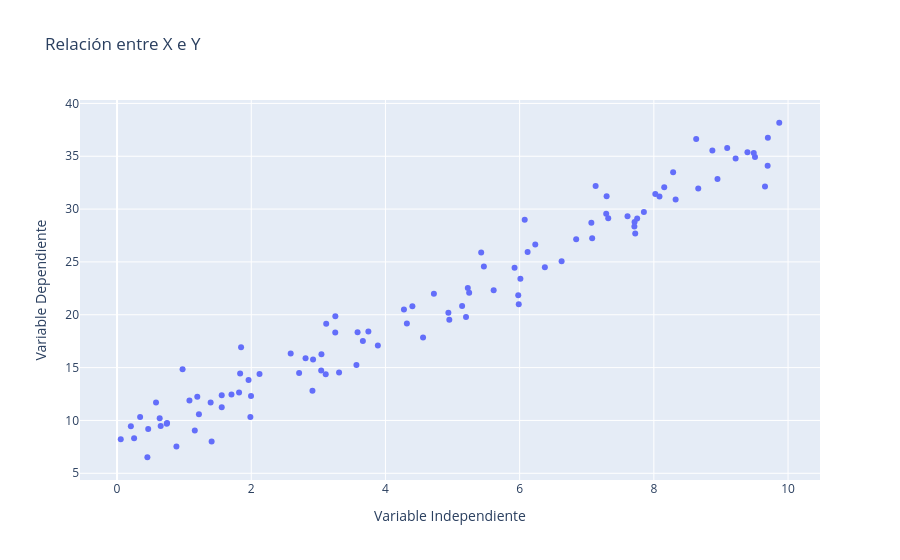

Source (notebook cell):
### Markdown cell above
## ¿Cómo se eligen los coeficientes $\beta_0$ y $\beta_1$?

El método OLS encuentra los valores óptimos de $\beta_0$ (intersección) y $\beta_1$ (pendiente) que **minimizan la suma de los errores al cuadrado** (SSR). Esto se logra derivando la función de pérdida (el SSR) con respecto a cada parámetro y resolviendo el sistema resultante.

### Fórmulas para regresión lineal simple

Dado un conjunto de datos $(x_i, y_i)$, los coeficientes se calculan como:

$$
\beta_1 = \frac{\sum_{i=1}^n (x_i - \bar{x})(y_i - \bar{y})}{\sum_{i=1}^n (x_i - \bar{x})^2}
$$

$$
\beta_0 = \bar{y} - \beta_1 \bar{x}
$$

Donde:
- $\bar{x}$ es la media de los valores de $x$
- $\bar{y}$ es la media de los valores de $y$

### Interpretación

- $\beta_1$ representa el **cambio esperado en $y$ por cada unidad de cambio en $x$**.
- $\beta_0$ representa el **valor esperado de $y$ cuando $x = 0$**.

### 
Ejemplo con datos

Supón que tienes:

| x | y |
|---|---|
| 1 | 2 |
| 2 | 4 |
| 3 | 5 |

Calculamos:

- $\bar{x} = \frac{1 + 2 + 3}{3} = 2$
- $\bar{y} = \frac{2 + 4 + 5}{3} = 3.67$

Luego:

$$
\beta_1 = \frac{(1-2)(2-3.67) + (2-2)(4-3.67) + (3-2)(5-3.67)}{(1-2)^2 + (2-2)^2 + (3-2)^2}
= \frac{(-1)(-1.67) + (0)(0.33) + (1)(1.33)}{1 + 0 + 1}
= \frac{1.67 + 0 + 1.33}{2} = \frac{3}{2} = 1.5
$$

$$
\beta_0 = 3.67 - 1.5 \cdot 2 = 3.67 - 3 = 0.67
$$

Entonces el modelo ajustado sería:

$$
\hat{y} = 0.67 + 1.5x
$$

---

Estos coeficientes son los que **minimizan el SSR** y definen la recta de mejor ajuste para los datos observados.

### Code cell
# Generar un dataset más complejo para análisis de regresión
import numpy as np
import pandas as pd
import plotly.express as px

# Generar datos simulados
np.random.seed(42)
X = np.random.uniform(0, 10, 100)
Y = 3*X + 7 + np.random.normal(0, 2, 100)

data = pd.DataFrame({'X': X, 'Y': Y})

# Visualizar los datos
fig = px.scatter(data, x='X', y='Y', title='Relación entre X e Y', labels={'X': 'Variable Independiente', 'Y': 'Variable Dependiente'})
fig.show()

### Figure 1 — Plotly figure (JSON) as saved in the notebook; plotly's stock layout.template omitted (floating-point values rounded to 4 significant figures)
{"data": [{"hovertemplate": "Variable Independiente=%{x}<br>Variable Dependiente=%{y}<extra></extra>", "legendgroup": "", "marker": {"color": "#636efa", "symbol": "circle"}, "mode": "markers", "name": "", "orientation": "v", "showlegend": false, "type": "scatter", "x": [3.745, 9.507, 7.32, 5.987, 1.56, 1.56, 0.5808, 8.662, 6.011, 7.081, 0.2058, 9.699, 8.324, 2.123, 1.818, 1.834, 3.042, 5.248, 4.319, 2.912, 6.119, 1.395, 2.921, 3.664, 4.561, 7.852, 1.997, 5.142, 5.924, 0.4645, 6.075, 1.705, 0.6505, 9.489, 9.656, 8.084, 3.046, 0.9767, 6.842, 4.402, 1.22, 4.952, 0.3439, 9.093, 2.588, 6.625, 3.117, 5.201, 5.467, 1.849, 9.696, 7.751, 9.395, 8.948, 5.979, 9.219, 0.8849, 1.96, 0.4523, 3.253, 3.887, 2.713, 8.287, 3.568, 2.809, 5.427, 1.409, 8.022, 0.7455, 9.869, 7.722, 1.987, 0.05522, 8.155, 7.069, 7.29, 7.713, 0.7404, 3.585, 1.159, 8.631, 6.233, 3.309, 0.6356, 3.11, 3.252, 7.296, 6.376, 8.872, 4.722, 1.196, 7.132, 7.608, 5.613, 7.71, 4.938, 5.227, 4.275, 0.2542, 1.079], "xaxis": "x", "y": [18.41, 34.92, 29.14, 20.98, 11.24, 12.39, 11.7, 31.95, 23.42, 27.24, 9.448, 36.75, 30.91, 14.4, 12.65, 14.44, 14.72, 22.09, 19.17, 12.81, 25.95, 11.71, 15.77, 17.52, 17.85, 29.71, 12.3, 20.82, 24.45, 9.202, 29.0, 12.46, 9.467, 35.32, 32.13, 31.2, 16.26, 14.86, 27.14, 20.81, 10.59, 19.52, 10.32, 35.78, 16.35, 25.06, 19.16, 19.8, 24.58, 16.93, 34.11, 29.12, 35.38, 32.84, 21.84, 34.79, 7.53, 13.83, 6.518, 19.86, 17.09, 14.5, 33.49, 15.24, 15.88, 25.9, 8.013, 31.44, 9.756, 38.17, 27.69, 10.32, 8.21, 32.06, 28.71, 29.56, 28.78, 9.686, 18.34, 9.047, 36.62, 26.65, 14.54, 10.22, 14.38, 18.33, 31.21, 24.49, 35.54, 21.99, 12.23, 32.19, 29.33, 22.33, 28.35, 20.18, 22.53, 20.51, 8.316, 11.89], "yaxis": "y"}], "layout": {"legend": {"tracegroupgap": 0}, "title": {"text": "Relación entre X e Y"}, "xaxis": {"anchor": "y", "domain": [0, 1], "title": {"text": "Variable Independiente"}}, "yaxis": {"anchor": "x", "domain": [0, 1], "title": {"text": "Variable Dependiente"}}}}
